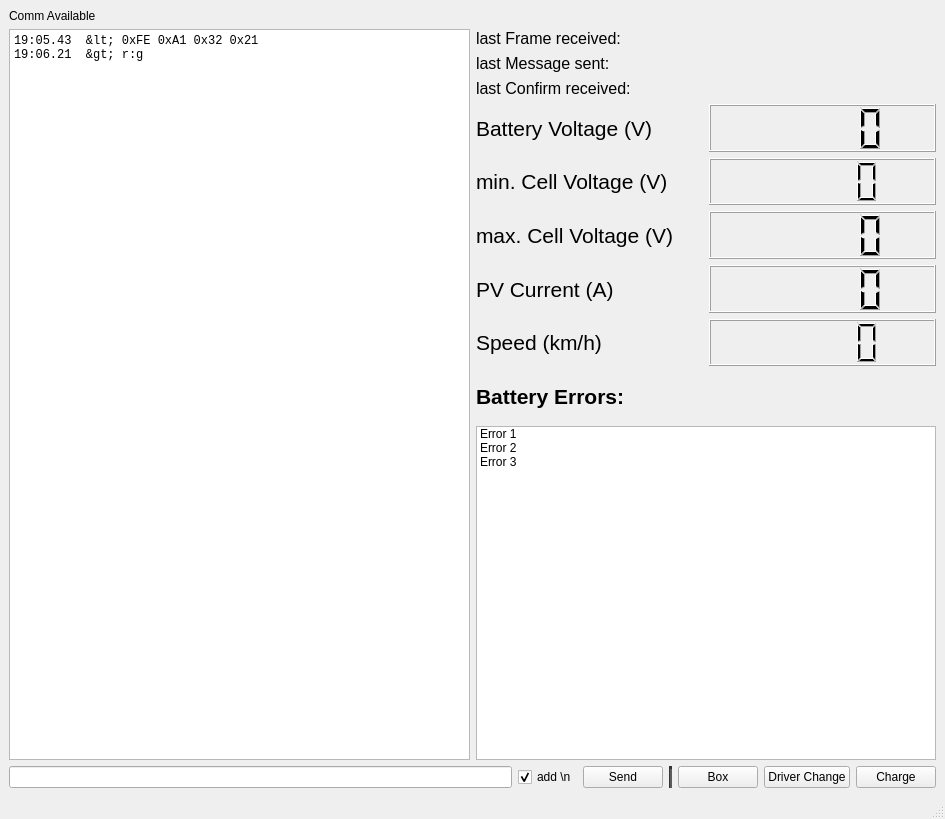
<?xml version="1.0" encoding="UTF-8"?>
<ui version="4.0">
 <class>mainWindow</class>
 <widget class="QMainWindow" name="mainWindow">
  <property name="geometry">
   <rect>
    <x>0</x>
    <y>0</y>
    <width>945</width>
    <height>819</height>
   </rect>
  </property>
  <property name="windowTitle">
   <string>SER Telemetry</string>
  </property>
  <widget class="QWidget" name="centralwidget">
   <layout class="QVBoxLayout" name="verticalLayout">
    <item>
     <layout class="QHBoxLayout" name="horizontalLayout" stretch="4">
      <item>
       <widget class="QLabel" name="lblCommAvailable">
        <property name="text">
         <string>Comm Available</string>
        </property>
       </widget>
      </item>
     </layout>
    </item>
    <item>
     <layout class="QHBoxLayout" name="horizontalLayout_3" stretch="1,1">
      <item>
       <widget class="QPlainTextEdit" name="plainTextEdit">
        <property name="font">
         <font>
          <family>Consolas</family>
         </font>
        </property>
        <property name="undoRedoEnabled">
         <bool>false</bool>
        </property>
        <property name="readOnly">
         <bool>true</bool>
        </property>
        <property name="plainText">
         <string>19:05.43  &lt; 0xFE 0xA1 0x32 0x21
19:06.21  &gt; r:g</string>
        </property>
       </widget>
      </item>
      <item>
       <layout class="QVBoxLayout" name="verticalLayout_2" stretch="1,1,1,1,1,1,1,7">
        <item>
         <layout class="QVBoxLayout" name="verticalLayout_3">
          <item>
           <widget class="QLabel" name="lblLastReceived">
            <property name="font">
             <font>
              <pointsize>12</pointsize>
             </font>
            </property>
            <property name="text">
             <string>last Frame received:</string>
            </property>
           </widget>
          </item>
          <item>
           <widget class="QLabel" name="lblLastSent">
            <property name="font">
             <font>
              <pointsize>12</pointsize>
             </font>
            </property>
            <property name="text">
             <string>last Message sent:</string>
            </property>
           </widget>
          </item>
          <item>
           <widget class="QLabel" name="lblLastConfirm">
            <property name="font">
             <font>
              <pointsize>12</pointsize>
             </font>
            </property>
            <property name="text">
             <string>last Confirm received:</string>
            </property>
           </widget>
          </item>
         </layout>
        </item>
        <item>
         <layout class="QHBoxLayout" name="horizontalLayout_5">
          <item>
           <widget class="QLabel" name="label">
            <property name="font">
             <font>
              <pointsize>16</pointsize>
             </font>
            </property>
            <property name="text">
             <string>Battery Voltage (V)</string>
            </property>
           </widget>
          </item>
          <item>
           <widget class="QLCDNumber" name="lcdUBatt">
            <property name="font">
             <font>
              <family>MS Shell Dlg 2</family>
             </font>
            </property>
            <property name="autoFillBackground">
             <bool>false</bool>
            </property>
            <property name="styleSheet">
             <string notr="true"/>
            </property>
            <property name="smallDecimalPoint">
             <bool>false</bool>
            </property>
            <property name="intValue" stdset="0">
             <number>0</number>
            </property>
           </widget>
          </item>
         </layout>
        </item>
        <item>
         <layout class="QHBoxLayout" name="horizontalLayout_8">
          <item>
           <widget class="QLabel" name="label_3">
            <property name="font">
             <font>
              <pointsize>16</pointsize>
             </font>
            </property>
            <property name="text">
             <string>min. Cell Voltage (V)</string>
            </property>
           </widget>
          </item>
          <item>
           <widget class="QLCDNumber" name="lcdMinVoltage">
            <property name="styleSheet">
             <string notr="true"/>
            </property>
           </widget>
          </item>
         </layout>
        </item>
        <item>
         <layout class="QHBoxLayout" name="horizontalLayout_9">
          <item>
           <widget class="QLabel" name="label_4">
            <property name="font">
             <font>
              <pointsize>16</pointsize>
             </font>
            </property>
            <property name="text">
             <string>max. Cell Voltage (V)</string>
            </property>
           </widget>
          </item>
          <item>
           <widget class="QLCDNumber" name="lcdMaxVoltage">
            <property name="styleSheet">
             <string notr="true"/>
            </property>
           </widget>
          </item>
         </layout>
        </item>
        <item>
         <layout class="QHBoxLayout" name="horizontalLayout_6">
          <item>
           <widget class="QLabel" name="label_6">
            <property name="font">
             <font>
              <pointsize>16</pointsize>
             </font>
            </property>
            <property name="text">
             <string>PV Current (A)</string>
            </property>
           </widget>
          </item>
          <item>
           <widget class="QLCDNumber" name="lcdIPV">
            <property name="styleSheet">
             <string notr="true"/>
            </property>
           </widget>
          </item>
         </layout>
        </item>
        <item>
         <layout class="QHBoxLayout" name="horizontalLayout_7">
          <item>
           <widget class="QLabel" name="label_2">
            <property name="font">
             <font>
              <pointsize>16</pointsize>
             </font>
            </property>
            <property name="text">
             <string>Speed (km/h)</string>
            </property>
           </widget>
          </item>
          <item>
           <widget class="QLCDNumber" name="lcdSpeed">
            <property name="styleSheet">
             <string notr="true"/>
            </property>
           </widget>
          </item>
         </layout>
        </item>
        <item>
         <widget class="QLabel" name="label_7">
          <property name="font">
           <font>
            <pointsize>16</pointsize>
            <weight>75</weight>
            <italic>false</italic>
            <bold>true</bold>
           </font>
          </property>
          <property name="text">
           <string>Battery Errors:</string>
          </property>
         </widget>
        </item>
        <item>
         <layout class="QHBoxLayout" name="horizontalLayout_4">
          <item>
           <widget class="QListWidget" name="lstErrors">
            <item>
             <property name="text">
              <string>Error 1</string>
             </property>
            </item>
            <item>
             <property name="text">
              <string>Error 2</string>
             </property>
            </item>
            <item>
             <property name="text">
              <string>Error 3</string>
             </property>
             <property name="foreground">
              <brush brushstyle="NoBrush">
               <color alpha="255">
                <red>241</red>
                <green>40</green>
                <blue>0</blue>
               </color>
              </brush>
             </property>
            </item>
           </widget>
          </item>
         </layout>
        </item>
       </layout>
      </item>
     </layout>
    </item>
    <item>
     <layout class="QHBoxLayout" name="horizontalLayout_2" stretch="10,1,1,0,0,0,0">
      <item>
       <widget class="QLineEdit" name="leditInput"/>
      </item>
      <item>
       <widget class="QCheckBox" name="cbAddNL">
        <property name="text">
         <string>add \n</string>
        </property>
        <property name="checked">
         <bool>true</bool>
        </property>
       </widget>
      </item>
      <item>
       <widget class="QPushButton" name="btnSend">
        <property name="text">
         <string>Send</string>
        </property>
       </widget>
      </item>
      <item>
       <widget class="Line" name="line">
        <property name="styleSheet">
         <string notr="true">background-color: #505050;</string>
        </property>
        <property name="lineWidth">
         <number>3</number>
        </property>
        <property name="orientation">
         <enum>Qt::Vertical</enum>
        </property>
       </widget>
      </item>
      <item>
       <widget class="QPushButton" name="btnMsgBox">
        <property name="text">
         <string>Box</string>
        </property>
       </widget>
      </item>
      <item>
       <widget class="QPushButton" name="btnMsgDriverchange">
        <property name="text">
         <string>Driver Change</string>
        </property>
       </widget>
      </item>
      <item>
       <widget class="QPushButton" name="btnMsgCharge">
        <property name="text">
         <string>Charge</string>
        </property>
       </widget>
      </item>
     </layout>
    </item>
   </layout>
  </widget>
  <widget class="QMenuBar" name="menubar">
   <property name="geometry">
    <rect>
     <x>0</x>
     <y>0</y>
     <width>945</width>
     <height>21</height>
    </rect>
   </property>
  </widget>
  <widget class="QStatusBar" name="statusbar"/>
 </widget>
 <resources/>
 <connections/>
</ui>
